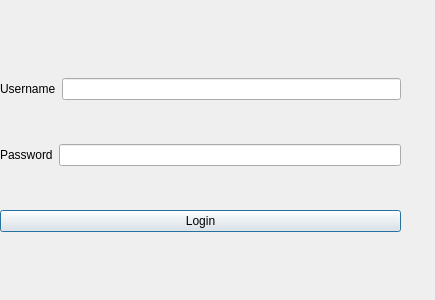
<?xml version="1.0" encoding="UTF-8"?>
<ui version="4.0">
 <class>LoginDialog</class>
 <widget class="QDialog" name="LoginDialog">
  <property name="geometry">
   <rect>
    <x>0</x>
    <y>0</y>
    <width>435</width>
    <height>300</height>
   </rect>
  </property>
  <property name="windowTitle">
   <string>Dialog</string>
  </property>
  <widget class="QWidget" name="">
   <property name="geometry">
    <rect>
     <x>0</x>
     <y>40</y>
     <width>401</width>
     <height>231</height>
    </rect>
   </property>
   <layout class="QVBoxLayout" name="verticalLayout">
    <item>
     <layout class="QHBoxLayout" name="horizontalLayout">
      <item>
       <widget class="QLabel" name="label">
        <property name="text">
         <string>Username</string>
        </property>
       </widget>
      </item>
      <item>
       <widget class="QLineEdit" name="lineEdit_username"/>
      </item>
     </layout>
    </item>
    <item>
     <layout class="QHBoxLayout" name="horizontalLayout_2">
      <item>
       <widget class="QLabel" name="label_2">
        <property name="text">
         <string>Password</string>
        </property>
       </widget>
      </item>
      <item>
       <widget class="QLineEdit" name="lineEdit_password"/>
      </item>
     </layout>
    </item>
    <item>
     <widget class="QPushButton" name="pushButton_login">
      <property name="text">
       <string>Login</string>
      </property>
     </widget>
    </item>
   </layout>
  </widget>
 </widget>
 <resources/>
 <connections/>
</ui>
